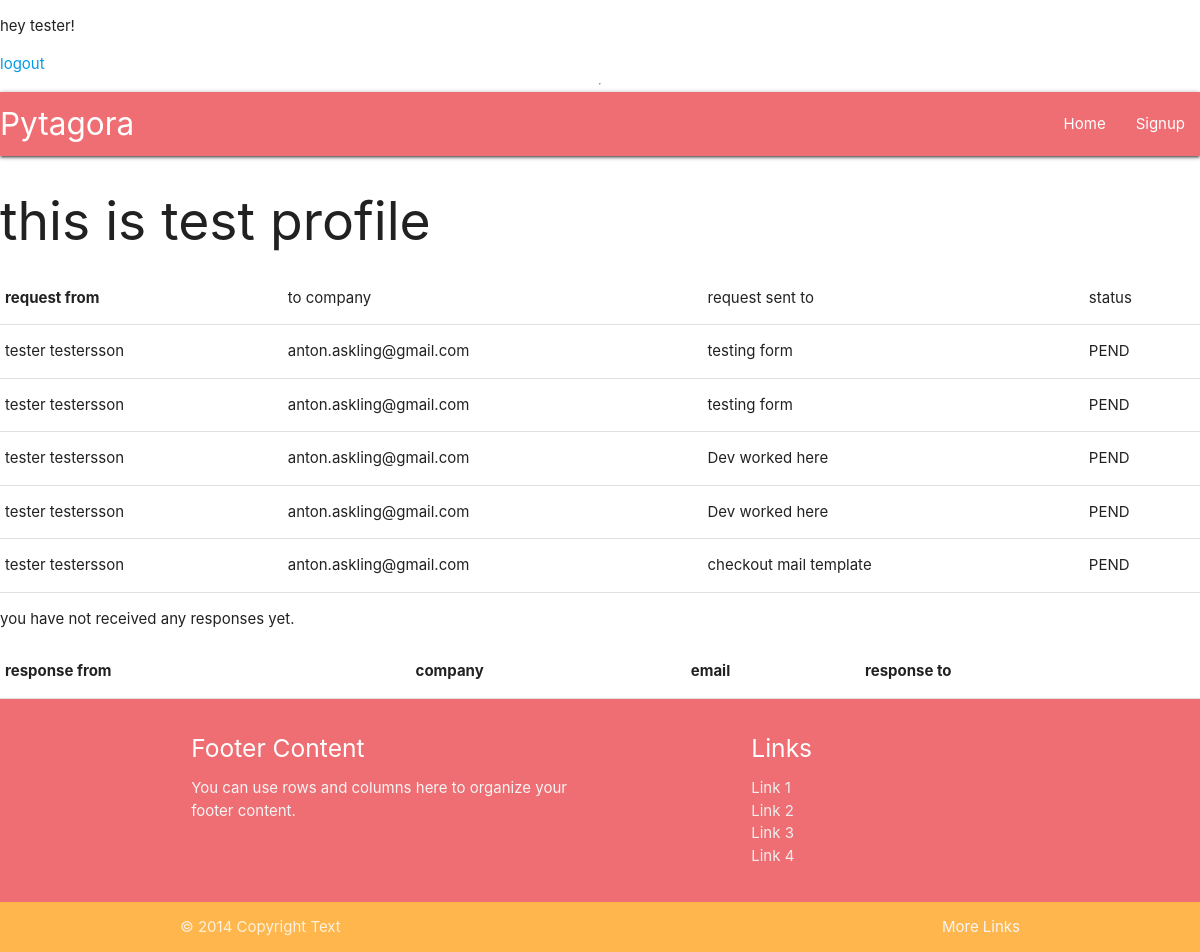
/profile/ (signed in), run on an earlier commit of the app's database.
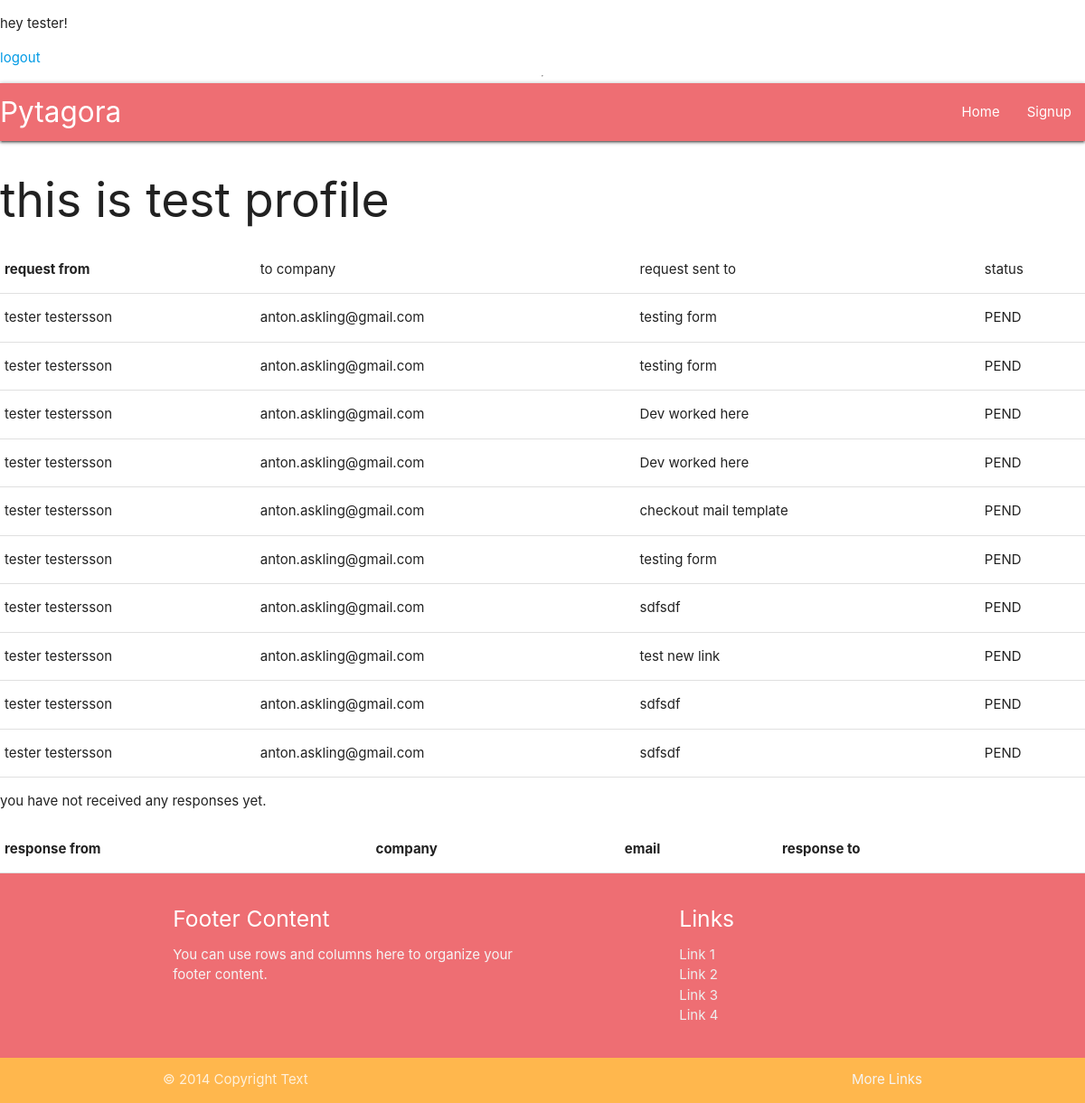
And on a later commit of the database.
### userprofile/models.py (models this page shows, shortened)
class RefRequest(models.Model):
    profile = models.ForeignKey(Profile, verbose_name=_("profile"), on_delete=models.CASCADE)
    company_name = models.CharField(_("company name"), max_length=100, null=True, blank=True)
    company_slug = models.SlugField(_("company_slug"), null=True, blank=True, unique=False, max_length=150)
    date_from = PartialDateField( verbose_name=_("date from"))
    date_to = PartialDateField(verbose_name=_("date to"))
    to_email = models.EmailField(_("to email"), max_length=254, null=True, blank=True)
    UNINITIATED = "UNIN"
    PENDING = "PEND"
    COMPLETE = "COMP"
    STATUS_CHOICES = [
        (UNINITIATED, "Uninitiated"),
        (PENDING, "Pending"),
        (COMPLETE, "Complete"),
    ]
    status = models.CharField(_("status"), max_length=4, choices=STATUS_CHOICES, default=UNINITIATED,)
    time_sent = models.DateTimeField(_("time_sent"), auto_now_add=True, null=True)
    class Meta:
        verbose_name = "Reference request"
        verbose_name_plural = "Reference requests"

class Profile(models.Model):
    user = models.OneToOneField(User, verbose_name=_("User"), on_delete=models.CASCADE)
    first_name = models.CharField(_("first name"), max_length=50, null=False, blank=False)
    last_name = models.CharField(_("last name"), max_length=50, null=False, blank=False)
    def __str__(self):
        return f"{self.first_name} {self.last_name}"

### userprofile/views.py (the view)
# urls.py: path("profile/", TestProfileView.as_view(), name="test_profile"),
class TestProfileView(LoginRequiredMixin, ListView):
    model = Profile
    context_object_name = "profile"
    template_name="userprofile/test_profile.html"
    def get_context_data(self, **kwargs):
        context = super().get_context_data(**kwargs)
        context["profile"] = context["profile"].filter(user=self.request.user)
        context["requests"] = context["profile"][0].refrequest_set.all()
        context["comp_responses"] = context["profile"][0].refresponse_set.all(
        ).filter(ref_request__status="COMP")
        return context

### userprofile/templates/userprofile/test_profile.html
{% extends "base.html" %}
{% block content %}
    <h2>this is test profile</h2>
    <table>
        <tr>
            <th>request from</th>
            <td>to company</td>
            <td>request sent to</td>
            <td>status</td>
        </tr>
            {% for request in requests %}
            <tr>
                <td>{{ request.profile }}</td>
                <td>{{ request.to_email }}</td>
                <td>{{ request.company_name }}</td>
                <td>{{ request.status }}</td>
            </tr>
            {% empty %}
            <p>no requests has been made yet</p>
            {% endfor %}
    </table>
    <table>
        <tr>
            <th>response from</th>
            <th>company</th>
            <th>email</th>
            <th>response to</th>
        </tr>
            {% for response in comp_responses %}
            <tr>
                <td>{{ response.get_full_name }}</td>
                <td>{{ response.company_name }}</td>
                <td>{{ response.email }}</td>
                <td><a href="{% url 'reference_detail' response.id %}">details</a></td>
            </tr>
            {% empty %}
            <p>you have not received any responses yet.</p>
            {% endfor %}
    </table>
{% endblock content %}

What changed in the data, as far as the page shows it:
added RefRequest: profile "tester testersson", to_email "anton.askling@gmail.com", company_name "testing form", status "PEND"
added RefRequest: profile "tester testersson", to_email "anton.askling@gmail.com", company_name "sdfsdf", status "PEND"
added RefRequest: profile "tester testersson", to_email "anton.askling@gmail.com", company_name "test new link", status "PEND"
added RefRequest: profile "tester testersson", to_email "anton.askling@gmail.com", company_name "sdfsdf", status "PEND"
added RefRequest: profile "tester testersson", to_email "anton.askling@gmail.com", company_name "sdfsdf", status "PEND"
